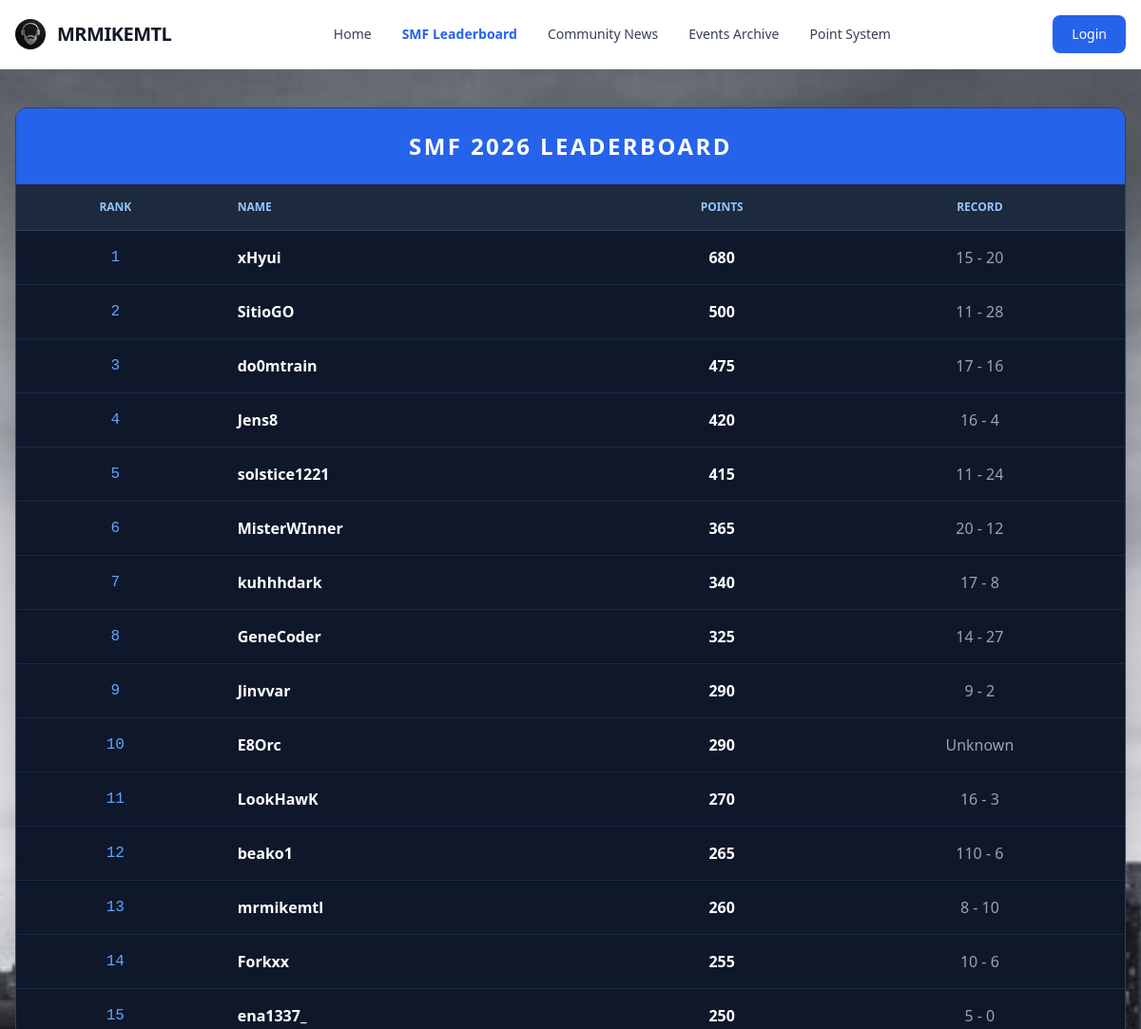
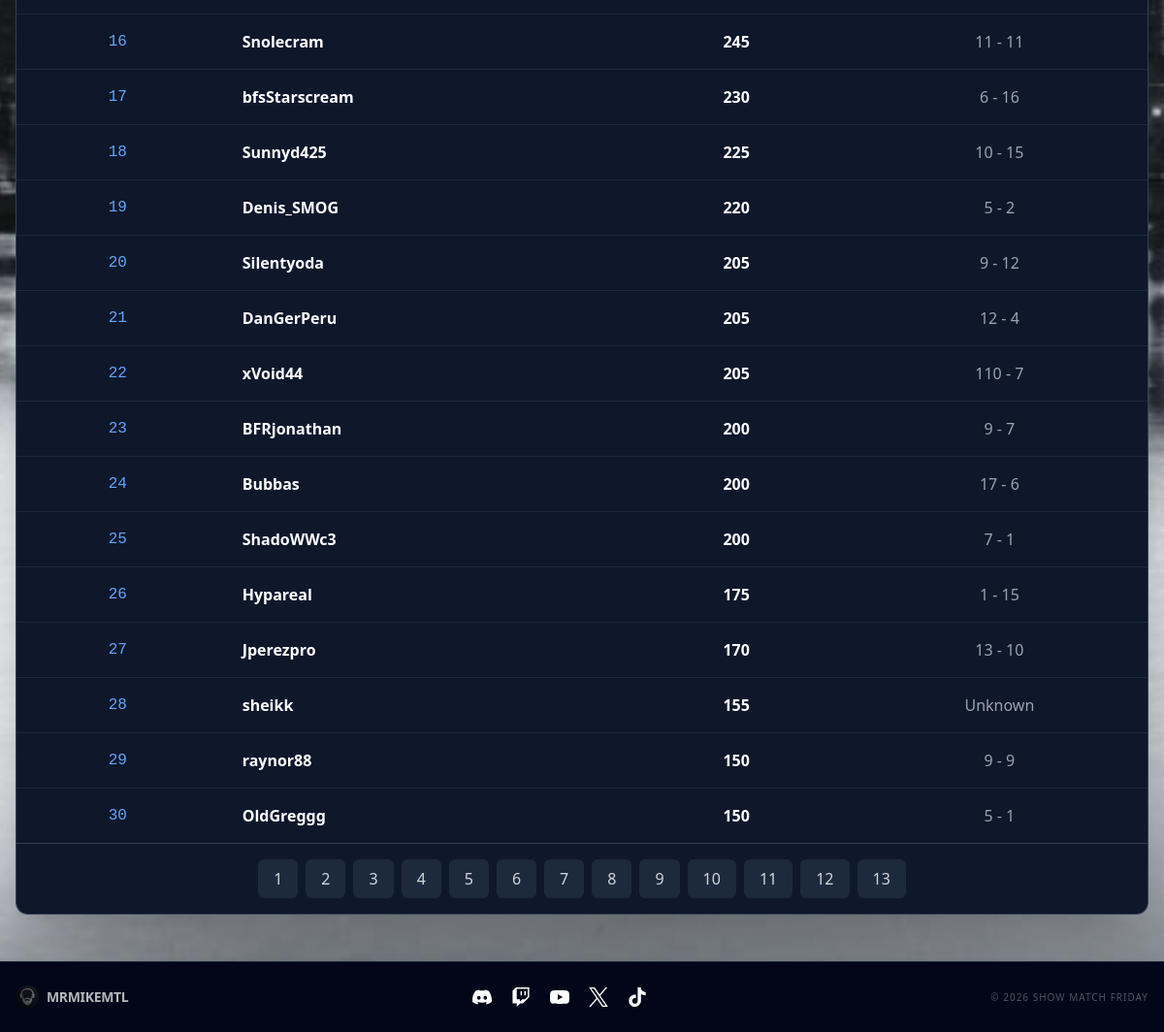
The app's page /leaderboard with its own data (2 pictures, top to bottom).
### tables this page shows
CREATE TABLE participants2026 (id INTEGER PRIMARY KEY, name varchar(255), total_points INTEGER, user_id INTEGER);

### web/app.py (the view)
@app.route("/leaderboard")
def leaderboard():
    raw_data = dbsession.exec_driver_sql("SELECT name, total_points, user_id from participants2026 ORDER BY total_points desc;").all()
    data = []
    page_size = 30
    total = len(raw_data)
    total_pages = max(1, round(total / page_size))
    page = request.args.get("page", type=int) or 1
    starting_spot = (page - 1) * page_size + 1
    i = 1
    for record in raw_data:
        if i >= starting_spot and len(data) < page_size:
            if record is not None:
                if record.user_id is not None:
                    db_data_1 = dbsession.exec_driver_sql(f"SELECT participant_1_points, participant_2_points FROM tournament_matches2026 WHERE participant_1_id = {record.user_id};").all()
                    db_data_2 = dbsession.exec_driver_sql(f"SELECT participant_1_points, participant_2_points FROM tournament_matches2026 WHERE participant_2_id = {record.user_id};").all()
                    wins, losses = 0, 0
                    for w in db_data_1:
                        wins += w.participant_1_points
                        losses += w.participant_2_points
                    for n in db_data_2:
                        wins += n.participant_2_points
                        losses += n.participant_1_points
                    data.append({
                        "rank": i,
                        "name": record.name,
                        "total_points": record.total_points,
                        "record": f"{wins} - {losses}"
                    })
                else:
                    data.append({
                        "rank": i,
                        "name": record.name,
                        "total_points": record.total_points,
                        "record": "Unknown"
                    })
        i += 1
    pages = list(range(1, total_pages + 1))
    return render_template("leaderboard.html", data=data, pages=pages)

### web/templates/leaderboard.html
{% extends "base.html" %}
{% block content %}
<div class="overflow-x-auto shadow-2xl rounded-xl border border-slate-700">
    <table class="w-full text-left text-white bg-slate-900">
        <caption class="p-6 text-2xl font-extrabold text-center bg-blue-600 uppercase tracking-widest">
            SMF 2026 Leaderboard
        </caption>
        <thead class="text-xs text-blue-300 uppercase bg-slate-800">
            <tr>
                <th class="px-6 py-4 border-b border-slate-700 text-center">Rank</th>
                <th class="px-6 py-4 border-b border-slate-700">Name</th>
                <th class="px-6 py-4 border-b border-slate-700 text-center">Points</th>
                <th class="px-6 py-4 border-b border-slate-700 text-center">Record</th>
            </tr>
        </thead>
        <tbody class="divide-y divide-slate-800">
            {% for row in data %}
            <tr class="hover:bg-blue-900/20 transition-colors duration-200">
                <td class="px-6 py-4 text-center font-mono text-blue-400">{{ row.rank }}</td>
                <td class="px-6 py-4 font-semibold">{{ row.name }}</td>
                <td class="px-6 py-4 text-center font-bold">{{ row.total_points }}</td>
                <td class="px-6 py-4 text-center text-gray-400">{{ row.record }}</td>
            </tr>
            {% endfor %}
        </tbody>
    </table>
    <div class="flex justify-center items-center bg-slate-900 py-4 gap-2 border-t border-slate-700">
        {% for page in pages %}
            <a href="/leaderboard?page={{ page }}" class="px-4 py-2 rounded-md {% if request.args.get('page') == page|string %}bg-blue-600 text-white{% else %}bg-slate-800 text-gray-300 hover:bg-slate-700{% endif %} transition-all">
                {{ page }}
            </a>
        {% endfor %}
    </div>
</div>
{% endblock %}

### records on screen
participants2026: rank "1", name "xHyui", total_points "680", record "15 - 20"
participants2026: rank "2", name "SitioGO", total_points "500", record "11 - 28"
participants2026: rank "3", name "do0mtrain", total_points "475", record "17 - 16"
participants2026: rank "4", name "Jens8", total_points "420", record "16 - 4"
participants2026: rank "5", name "solstice1221", total_points "415", record "11 - 24"
participants2026: rank "6", name "MisterWInner", total_points "365", record "20 - 12"
participants2026: rank "7", name "kuhhhdark", total_points "340", record "17 - 8"
participants2026: rank "8", name "GeneCoder", total_points "325", record "14 - 27"
participants2026: rank "9", name "Jinvvar", total_points "290", record "9 - 2"
participants2026: rank "10", name "E8Orc", total_points "290", record "Unknown"
participants2026: rank "11", name "LookHawK", total_points "270", record "16 - 3"
participants2026: rank "12", name "beako1", total_points "265", record "110 - 6"
participants2026: rank "13", name "mrmikemtl", total_points "260", record "8 - 10"
participants2026: rank "14", name "Forkxx", total_points "255", record "10 - 6"
participants2026: rank "15", name "ena1337_", total_points "250", record "5 - 0"
participants2026: rank "16", name "Snolecram", total_points "245", record "11 - 11"
participants2026: rank "17", name "bfsStarscream", total_points "230", record "6 - 16"
participants2026: rank "18", name "Sunnyd425", total_points "225", record "10 - 15"
participants2026: rank "19", name "Denis_SMOG", total_points "220", record "5 - 2"
participants2026: rank "20", name "Silentyoda", total_points "205", record "9 - 12"
participants2026: rank "21", name "DanGerPeru", total_points "205", record "12 - 4"
participants2026: rank "22", name "xVoid44", total_points "205", record "110 - 7"
participants2026: rank "23", name "BFRjonathan", total_points "200", record "9 - 7"
participants2026: rank "24", name "Bubbas", total_points "200", record "17 - 6"
participants2026: rank "25", name "ShadoWWc3", total_points "200", record "7 - 1"
participants2026: rank "26", name "Hypareal", total_points "175", record "1 - 15"
participants2026: rank "27", name "Jperezpro", total_points "170", record "13 - 10"
participants2026: rank "28", name "sheikk", total_points "155", record "Unknown"
participants2026: rank "29", name "raynor88", total_points "150", record "9 - 9"
participants2026: rank "30", name "OldGreggg", total_points "150", record "5 - 1"

### other values on screen
{{ page }} "1" "2" "3" "4" "5" "6" "7" "8" "9" "10" "11" "12" "13"
